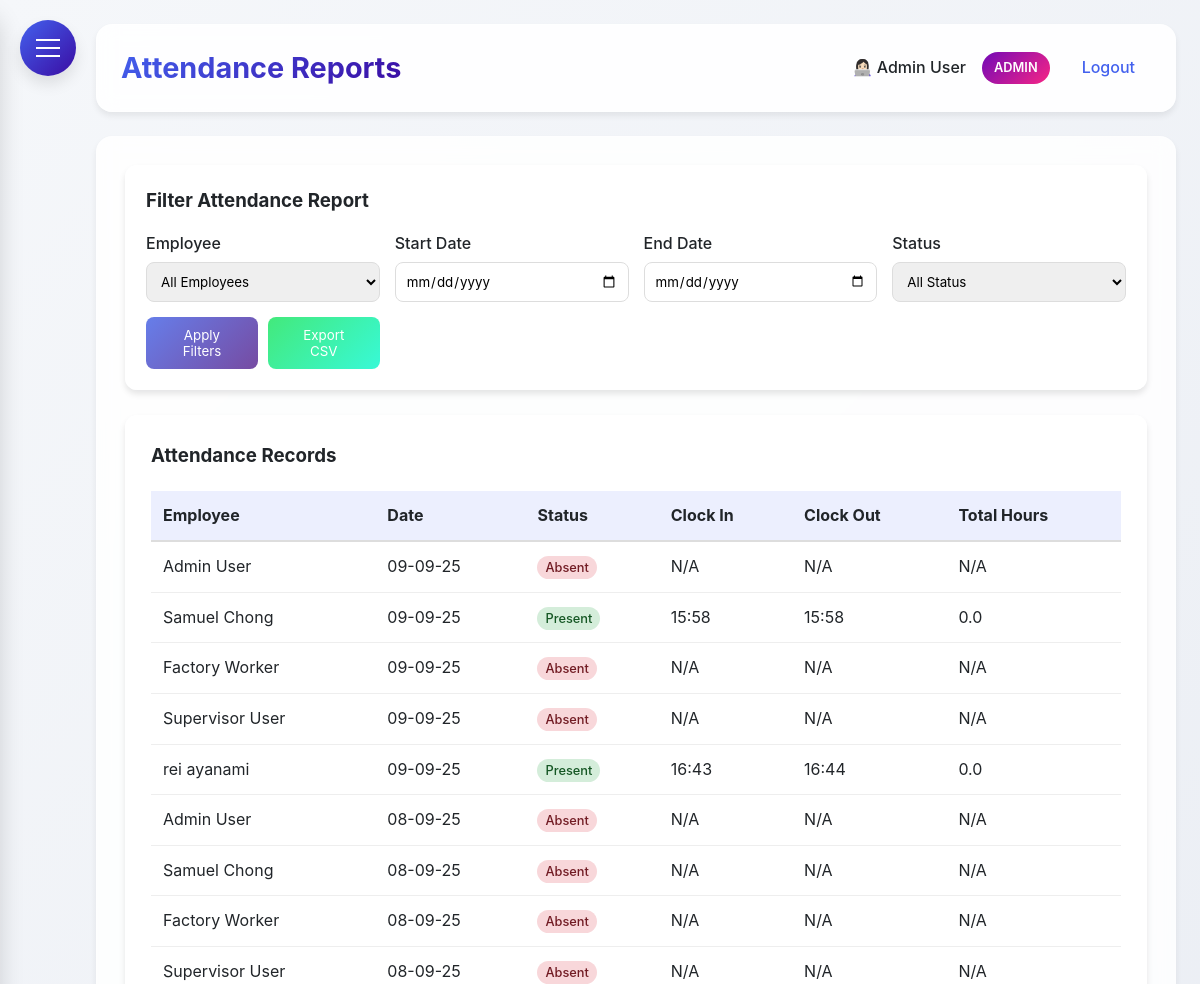
The app's page /reports (signed in, upper part), older data.
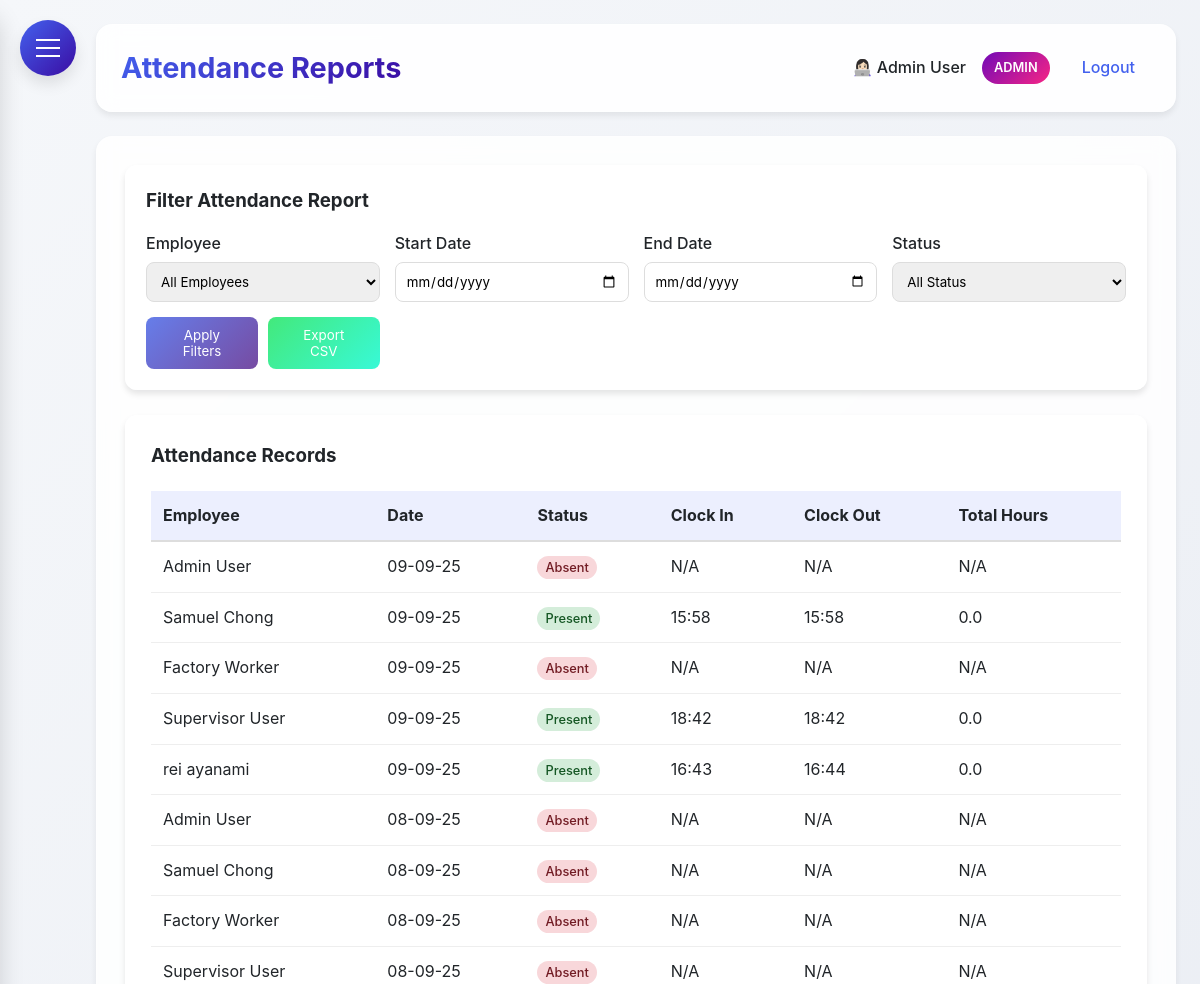
The same page, newer data.
### HerculesSystem.py (models this page shows, shortened)
class Employee(UserMixin, db.Model):
    id = db.Column(db.Integer, primary_key=True)
    username = db.Column(db.String(80), unique=True, nullable=False)
    password = db.Column(db.String(120), nullable=False)
    full_name = db.Column(db.String(120), nullable=False)
    email = db.Column(db.String(120), unique=True, nullable=False)
    nationality = db.Column(db.String(80), nullable=False)
    employee_id = db.Column(db.String(80), unique=True, nullable=False)
    hire_date = db.Column(db.Date)
    is_admin = db.Column(db.Boolean, default=False)
    user_type = db.Column(db.String(20), default='employee')
    last_clock_in = db.Column(db.DateTime)
    last_clock_out = db.Column(db.DateTime)
    last_lunch_start = db.Column(db.DateTime)
    last_lunch_end = db.Column(db.DateTime)
    leave_balances = db.relationship('LeaveBalance', back_populates='employee', lazy=True)

class TimeTracking(db.Model):
    __tablename__ = 'time_tracking'
    id = db.Column(db.Integer, primary_key=True)
    employee_id = db.Column(db.Integer, db.ForeignKey('employee.id'), nullable=False)
    action_type = db.Column(db.String(20), nullable=False)  #clock_in, clock_out, lunch_start, lunch_end
    timestamp = db.Column(db.DateTime, nullable=True)
    latitude = db.Column(db.Float, nullable=True)
    longitude = db.Column(db.Float, nullable=True)
    address = db.Column(db.String(200), nullable=True)
    status = db.Column(db.String(20), nullable=True)    # in/out office
    ip_address = db.Column(db.String(45), nullable=True)
    employee = db.relationship('Employee', backref=db.backref('time_entries', lazy=True))

### HerculesSystem.py (the view)
@app.route('/reports')
@login_required
def reports():
    if current_user.user_type != 'admin':
        flash('You do not have permission to view reports.', 'danger')
        return redirect(url_for('dashboard'))
    employees = Employee.query.all()
    employee_id = request.args.get('employee_id')
    start_date_str = request.args.get('start_date')
    end_date_str = request.args.get('end_date')
    status_filter = request.args.get('status')
    start_date = datetime.strptime(start_date_str, '%d-%m-%y').date() if start_date_str else None
    end_date = datetime.strptime(end_date_str, '%d-%m-%y').date() if end_date_str else None
    if not start_date and not end_date:
        today = date.today()
        start_date = today.replace(day=1)
        end_date = today
    attendance_data = get_attendance_data(employee_id, start_date, end_date, status_filter)
    attendance_data.sort(key=lambda x: x['date'], reverse=True)
    return render_template('reports.html',
                         employees=employees,
                         attendance_records=attendance_data,
                         now=datetime.now())

### HerculesSystem.py (called while the page is built)
@app.after_request
def add_security_headers(response):
    response.headers['Permissions-Policy'] = 'geolocation=()'
    return response

@login_manager.user_loader
def load_user(user_id):
    return db.session.get(Employee, int(user_id))

@app.context_processor
def inject_now():
    return {'now': datetime.utcnow()}

@app.before_request
def before_request():
    if request.url.startswith('https://'):
        new_url = request.url.replace('https://', 'http://', 1)
        return redirect(new_url, code=301)

### templates/reports.html (shortened to what the changed rows need)
{% extends "base.html" %}
{% block content %}
<div class="dashboard-container">
    <div class="glass" style="padding: 25px; border-radius: 12px;">
        {% if attendance_records %}
        <div style="overflow-x: auto;">
            <table style="width: 100%; border-collapse: collapse;">
                <thead>
                    <tr style="background: rgba(67, 97, 238, 0.1);">
                        <th style="padding: 12px; text-align: left; border-bottom: 2px solid #ddd;">Employee</th>
                        <th style="padding: 12px; text-align: left; border-bottom: 2px solid #ddd;">Date</th>
                        <th style="padding: 12px; text-align: left; border-bottom: 2px solid #ddd;">Status</th>
                        <th style="padding: 12px; text-align: left; border-bottom: 2px solid #ddd;">Clock In</th>
                        <th style="padding: 12px; text-align: left; border-bottom: 2px solid #ddd;">Clock Out</th>
                        <th style="padding: 12px; text-align: left; border-bottom: 2px solid #ddd;">Total Hours</th>
                    </tr>
                </thead>
                <tbody>
                    {% for record in attendance_records %}
                    <tr>
                        <td style="padding: 12px; border-bottom: 1px solid #eee;">{{ record.employee.full_name }}</td>
                        <td style="padding: 12px; border-bottom: 1px solid #eee;">{{ record.date.strftime('%d-%m-%y') }}</td>
                        <td style="padding: 12px; border-bottom: 1px solid #eee;">
                            <span style="
                                padding: 4px 8px;
                                border-radius: 12px;
                                font-size: 0.8rem;
                                font-weight: 500;
                                {% if record.status == 'present' %}background: #d4edda; color: #155724;
                                {% else %}background: #f8d7da; color: #721c24;
                                {% endif %}
                            ">
                                {{ record.status.title() }}
                            </span>
                        </td>
                        <td style="padding: 12px; border-bottom: 1px solid #eee;">{{ record.clock_in.strftime('%H:%M') if record.clock_in else 'N/A' }}</td>
                        <td style="padding: 12px; border-bottom: 1px solid #eee;">{{ record.clock_out.strftime('%H:%M') if record.clock_out else 'N/A' }}</td>
                        <td style="padding: 12px; border-bottom: 1px solid #eee;">{{ record.total_hours }}</td>
                    </tr>
                    {% endfor %}
                </tbody>
            </table>
        </div>
        {% else %}
        <p style="text-align: center; color: #666; padding: 40px;">No attendance records found for the selected filters.</p>
        {% endif %}
    </div>
</div>
{% endblock %}

Row changes from the older to the newer data that the page shows:
added TimeTracking: clock_in "18:42"
added TimeTracking: clock_out "18:42"
Text that changed along with them:
new list line: "Supervisor User"
new list line: "09-09-25 Present 0.0"
list line gone: "Supervisor User"
list line gone: "09-09-25 Absent N/A N/A N/A"
